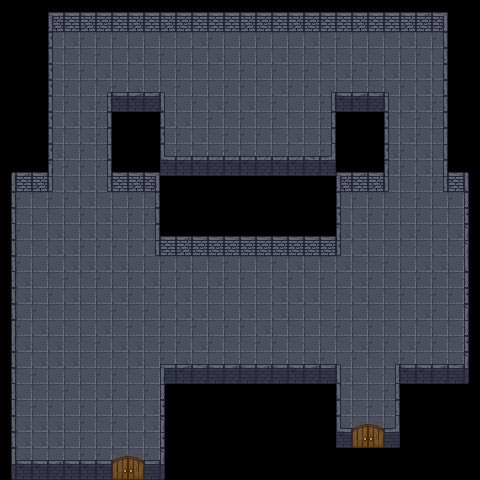

This game map was drawn from its Tiled (.tmx) file and the tilesets committed beside it. A one-line description and the trimmed map source follow:
An orthogonal 30x30 tile map with 16x16 px tiles, 4 tile layers (Tile Layer 2, Tile Layer 1, Tile Layer 3, Tile Layer 4), 4 tilesets and 26 objects.

<map version="1.10" tiledversion="1.10.2" orientation="orthogonal" renderorder="right-down" width="30" height="30" tilewidth="16" tileheight="16" infinite="0" nextlayerid="6" nextobjectid="30">
 <tileset firstgid="1" source="Walls.tsx" />
 <tileset firstgid="118" source="Floor.tsx" />
 <tileset firstgid="122" source="Decor.tsx" />
 <tileset firstgid="203" source="DoubleDoor.tsx" />
 <layer id="2" name="Tile Layer 2" width="30" height="30">
  <data>[900 cells, 122 non-empty, 5 distinct tile ids]</data>
 </layer>
 <layer id="1" name="Tile Layer 1" width="30" height="30">
  <data>[900 cells, 700 non-empty, 32 distinct tile ids]</data>
 </layer>
 <layer id="3" name="Tile Layer 3" width="30" height="30">
  <data>[900 cells, 12 non-empty, 8 distinct tile ids]</data>
 </layer>
 <layer id="4" name="Tile Layer 4" width="30" height="30">
  <data>[900 cells, 0 non-empty, 0 distinct tile ids]</data>
 </layer>
 <objectgroup id="5" name="Object Layer 1">
  <object id="2" x="11" y="176" width="3" height="288" />
  <object id="3" x="14" y="460" width="151" height="4" />
  <object id="5" x="162" y="364" width="3" height="96" />
  <object id="6" x="165" y="364" width="174" height="4" />
  <object id="7" x="337" y="368" width="2" height="64" />
  <object id="8" x="339" y="428" width="61" height="4" />
  <object id="9" x="397" y="364" width="3" height="64" />
  <object id="10" x="400" y="364" width="69" height="4" />
  <object id="11" x="466" y="172" width="3" height="192" />
  <object id="12" x="445" y="172" width="21" height="4" />
  <object id="13" x="445" y="12" width="3" height="160" />
  <object id="14" x="48" y="12" width="400" height="4" />
  <object id="15" x="48" y="16" width="3" height="160" />
  <object id="16" x="11" y="172" width="37" height="4" />
  <object id="17" x="109" y="92" width="3" height="84" />
  <object id="18" x="112" y="172" width="48" height="4" />
  <object id="19" x="157" y="176" width="3" height="64" />
  <object id="20" x="160" y="236" width="176" height="4" />
  <object id="21" x="336" y="172" width="4" height="68" />
  <object id="22" x="336" y="172" width="51" height="4" />
  <object id="23" x="384" y="92" width="3" height="84" />
  <object id="24" x="333" y="92" width="54" height="4" />
  <object id="25" x="333" y="96" width="3" height="64" />
  <object id="26" x="160" y="156" width="173" height="4" />
  <object id="28" x="160" y="92" width="3" height="64" />
  <object id="29" x="112" y="92" width="48" height="4" />
 </objectgroup>
</map>
